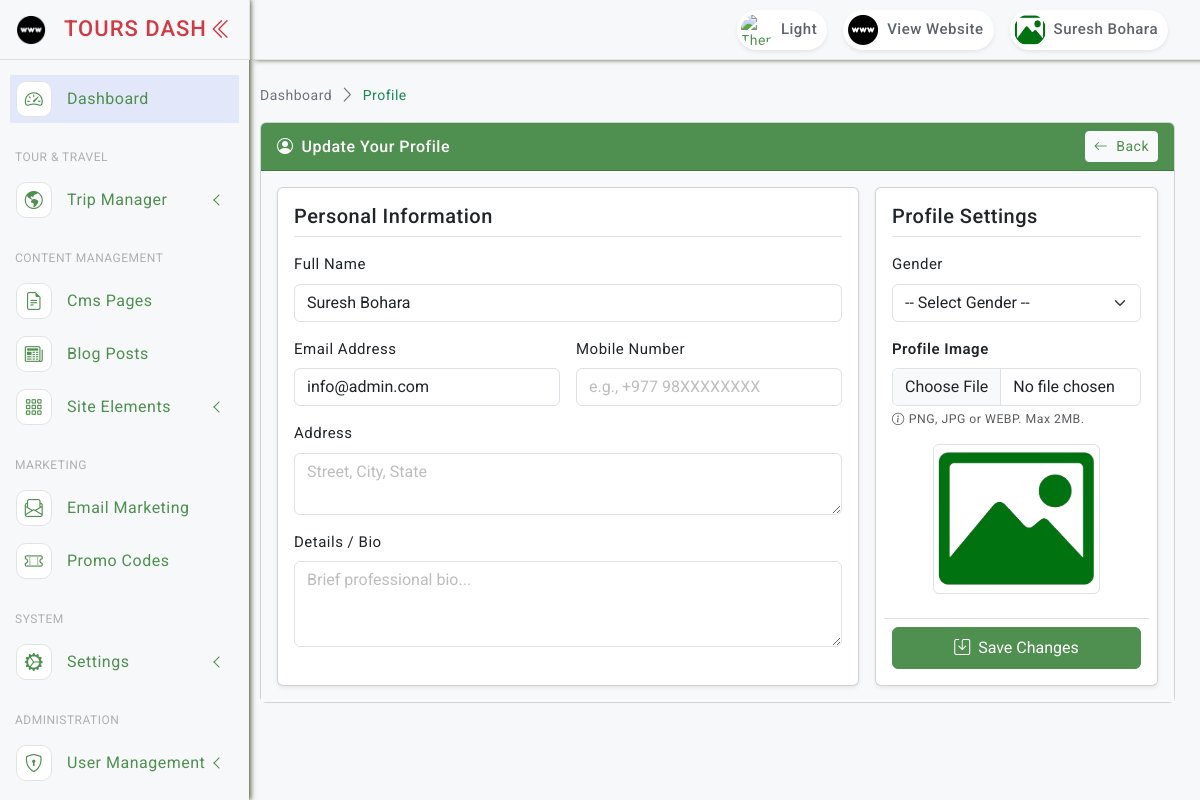
/profile/ (signed in), run on the app's committed database.
### accounts/models.py (models this page shows, shortened)
class AdminUser(AbstractBaseUser, PermissionsMixin):
    name = models.CharField(max_length=255)
    email = models.EmailField(unique=True)
    mobile = models.CharField(max_length=20, blank=True, null=True)
    address = models.TextField(blank=True, null=True)
    gender = models.CharField(max_length=20, blank=True, null=True)
    details = models.TextField(blank=True, null=True)
    image = models.ImageField(upload_to='admin_profiles/', null=True, blank=True, default='noimage.png')
    status = models.BooleanField(default=True)
    last_login_at = models.DateTimeField(null=True, blank=True)
    created_at = models.DateTimeField(auto_now_add=True)
    updated_at = models.DateTimeField(auto_now=True)
    is_active = models.BooleanField(default=True)
    is_staff = models.BooleanField(default=False)
    objects = AdminUserManager()
    USERNAME_FIELD = 'email'
    REQUIRED_FIELDS = ['name']
    @property
    def image_url(self):
        if self.image and str(self.image) != 'noimage.png':
            return self.image.url
        return '/static/asset/images/noimage.png'

### accounts/views.py (the view)
# urls.py: path("profile/", views.show_profile, name="profile"),
@login_required
def show_profile(request):
    form = ProfileForm(instance=request.user)
    return render(
        request, "admin/accounts/profile.html", {"form": form, "admin": request.user}
    )

### core/context_processors.py (called while the page is built)
def global_settings(request):
    setting = SiteSetting.get_instance()
    footer_categories = Category.objects.filter(
        parent__isnull=True,
        status=True
    ).prefetch_related('children').order_by('order_level')[:4]
    footer_pages = Page.objects.filter(status=True).order_by('order_level')[:4]
    footer_experts = Team.objects.filter(status=True).order_by('order_level')[:4]
    trekking_regions = Category.objects.filter(parent__slug='trekking', status=True).order_by('order_level')[:4]
    return {
        'setting': setting,
        'global_categories': footer_categories,
        'global_pages': footer_pages,
        'footer_experts': footer_experts,
        'trekking_regions': trekking_regions,
    }

### templates/admin/accounts/profile.html (shortened to what this page needs)
{% extends "layouts/base.html" %}
{% load static %}
{% block content %}
<div class="page-breadcrumb d-none d-sm-flex align-items-center mb-3">
    <nav aria-label="breadcrumb">
        <ol class="breadcrumb mb-0 p-0">
            <li class="breadcrumb-item"><a href="{% url 'core:dashboard' %}" class="text-decoration-none text-secondary">Dashboard</a></li>
            <li class="breadcrumb-item active">Profile</li>
        </ol>
    </nav>
</div>
<div class="card mb-4">
    <div class="card-header bg-custom text-white d-flex align-items-center justify-content-between py-2">
        <h6 class="mb-0"><i class="bi bi-person-circle me-2"></i>Update Your Profile</h6>
        <a href="{% url 'core:dashboard' %}" class="btn btn-light btn-sm"><i class="bi bi-arrow-left me-1"></i> Back</a>
    </div>
    <div class="card-body bg-light p-3">
        <form id="updateProfileForm" method="POST" enctype="multipart/form-data">
            <div class="row g-3">
                <div class="col-lg-8">
                    <div class="card shadow-sm h-100">
                        <div class="card-body">
                            <h5 class="card-title mb-3 border-bottom pb-2">Personal Information</h5>
                            <div class="row g-3">
                                <div class="col-12">
                                    <label class="form-label">Full Name</label>
                                    {{ form.name }}
                                </div>
                                <div class="col-md-6">
                                    <label class="form-label">Email Address</label>
                                    {{ form.email }}
                                </div>
                                <div class="col-md-6">
                                    <label class="form-label">Mobile Number</label>
                                    {{ form.mobile }}
                                </div>
                                <div class="col-12">
                                    <label class="form-label">Address</label>
                                    {{ form.address }}
                                </div>
                                <div class="col-12">
                                    <label class="form-label">Details / Bio</label>
                                    {{ form.details }}
                                </div>
                            </div>
                        </div>
                    </div>
                </div>
                <div class="col-lg-4">
                    <div class="card shadow-sm h-100">
                        <div class="card-body">
                            <h5 class="card-title mb-3 border-bottom pb-2">Profile Settings</h5>
                            <div class="row g-3">
                                <div class="col-12">
                                    <label class="form-label">Gender</label>
                                    {{ form.gender }}
                                </div>
                                <div class="col-12">
                                    <label class="form-label fw-semibold">Profile Image</label>
                                    {{ form.image }}
                                    <small class="text-muted d-block mt-1"><i class="bi bi-info-circle me-1"></i>PNG, JPG or WEBP. Max 2MB.</small>
                                </div>
                                <div class="col-12 text-center">
                                    <img src="{{ admin.image_url }}" alt="Profile" id="profileImagePreview" class="img-fluid rounded border" style="max-height: 150px;">
                                </div>
                                <div class="col-12 mt-4 pt-2 border-top">
                                    <button type="submit" id="profileSubmitBtn" class="btn btn-primary w-100 py-2">
                                        <i class="bi bi-save me-2"></i>Save Changes
                                    </button>
                                </div>
                            </div>
                        </div>
                    </div>
                </div>
            </div>
        </form>
    </div>
</div>
{% endblock %}

### templates/includes/admin/header.html (shortened to what this page needs)
{% load static %}
<header class="top-header">
    <nav class="navbar navbar-expand">
        <div class="top-navbar-right ms-3 ms-auto">
            <ul class="navbar-nav align-items-center">
                <li class="nav-item">
                    <a id="darkModeButton" class="nav-link" href="javascript:void(0);" aria-label="Toggle Dark Mode">
                        <div class="user-setting d-flex align-items-center gap-1">
                            <img id="moonIcon" src="{% static 'asset/images/moon_light.png' %}" class="user-img" alt="Theme">
                            <div class="user-name d-none d-sm-block">Light</div>
                        </div>
                    </a>
                </li>
                <li class="nav-item">
                    <a class="nav-link" href="/" target="_blank">
                        <div class="user-setting d-flex align-items-center gap-1">
                            <img src="{% static 'asset/images/website.png' %}" class="user-img" alt="Website">
                            <div class="user-name d-none d-sm-block">View Website</div>
                        </div>
                    </a>
                </li>
                <li class="nav-item dropdown dropdown-large">
                    <a class="nav-link dropdown-toggle dropdown-toggle-nocaret" href="#" data-bs-toggle="dropdown" aria-expanded="false">
                        <div class="user-setting d-flex align-items-center gap-1">
                            <img src="{{ request.user.image_url }}" class="user-img" alt="User">
                            <div class="user-name d-none d-sm-block">{{ request.user.name|default:"Admin" }}</div>
                        </div>
                    </a>
                </li>
            </ul>
        </div>
    </nav>
</header>

### static/asset/css/style.css (style rules this page uses)
body { font-size: 14px; color: #4c5258; letter-spacing: .5px; font-family: Roboto, sans-serif; background-color: #f7f8fa; overflow-x: hidden; }
a { text-decoration: none; }
::placeholder { opacity: 0.4 !important; }
.top-header .navbar { box-shadow: 5px 0 5px rgb(93 105 72); position: fixed; top: 0; left: 250px; right: 0; background-color: #f7f8fa; border-bottom: 1px solid #e2e3e4; background-clip: padding-box; height: 60px; z-index: 10; padding: 0 1.5rem; transition: all .2s; }
.top-header .navbar .user-setting { height: 40px; border-radius: 30px; background-color: #fff; box-shadow: 0 0.125rem 0.25rem rgb(0 0 0 / 8%); }
.dropdown-toggle-nocaret:after { display: none }
.top-header .navbar .dropdown-large { position: relative }
.top-header .navbar .user-img { width: 40px; height: 40px; padding: 4px; border-radius: 50%; }
.top-header .navbar .user-name { font-size: 15px; color: #5e636b; font-weight: 500; padding-right: 10px; }
.page-breadcrumb .breadcrumb-item+.breadcrumb-item::before { display: inline-block; padding-right: .5rem; color: #6c757d; font-family: LineIcons; content: "\ea5c"; }
.page-breadcrumb .breadcrumb li.breadcrumb-item { font-size: 15spx; }
.breadcrumb-item.active { color: #198754!important; }
.bg-custom { background-color: #4f8f4f; }

### static/asset/css/custom.css (style rules this page uses)
.btn-primary { color: #fff; background-color: #4f8f4f!important; border-color: #4f8f4f!important; }
a { color: #4f8f4f!important; }
.card-header { border-radius: none!important; }
label { margin-bottom: 5px; font-weight: 400; font-size: 15px; }

### static/asset/css/dark-theme.css (style rules this page uses)
html.dark-theme .menu-title,a { color: #ffffff; }

### data on the page
AdminUser: user.image_url (placeholder picture), user.name "Suresh Bohara", name "Suresh Bohara", email "info@admin.com", gender "-- Select Gender --", image_url (placeholder picture)
